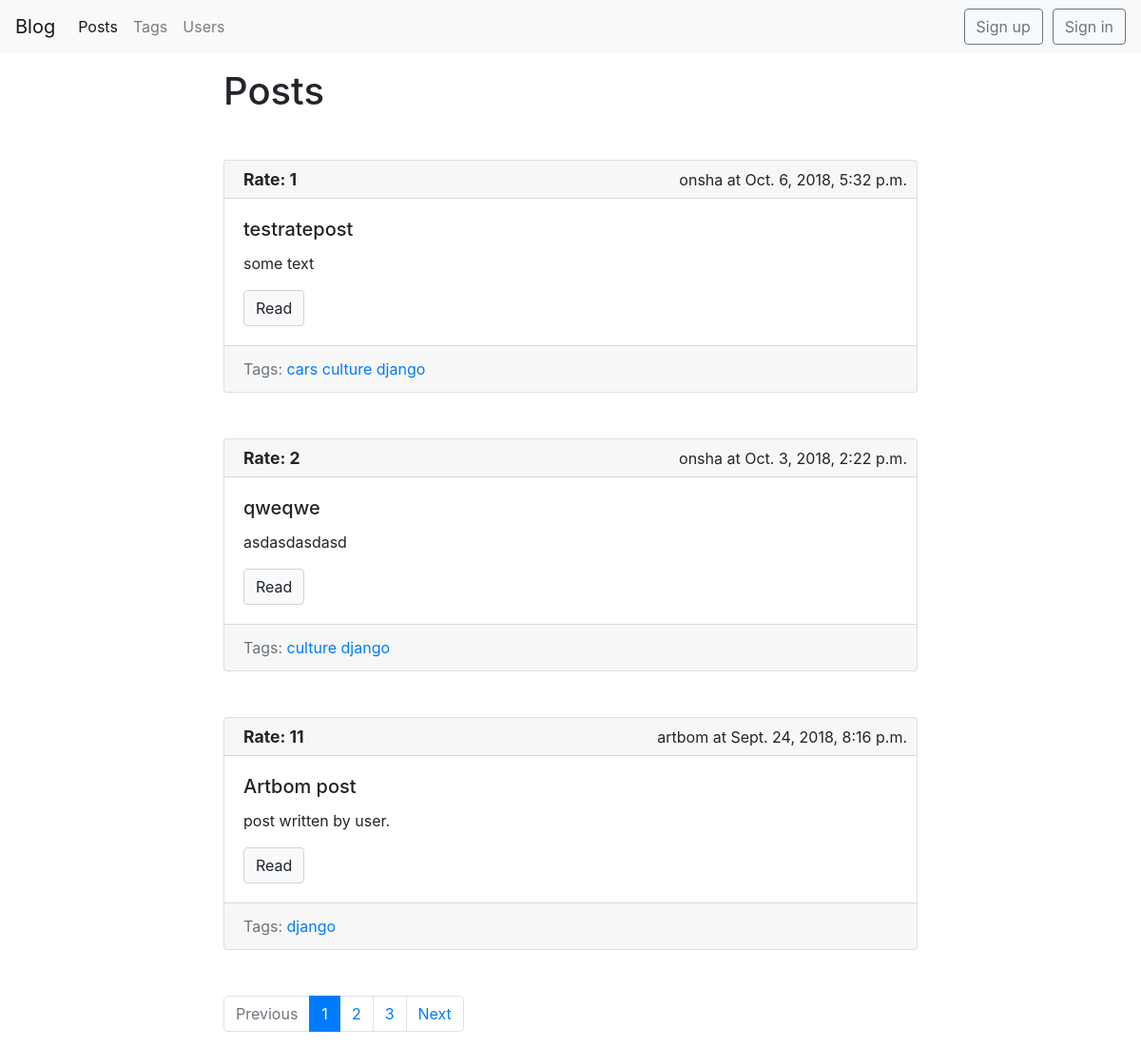
Screenshot of /blog/ with the database file from the repository.
### blog/models.py (models this page shows, shortened)
class Post(models.Model):
    title = models.CharField(max_length=150, db_index=True)
    slug = models.SlugField(max_length=150, unique=True, blank=True)
    body = models.TextField(blank=True, db_index=True)
    date_pub = models.DateTimeField(auto_now_add=True)
    tags = models.ManyToManyField('Tag', blank=True, related_name='posts')
    author = models.ForeignKey(BlogUser, on_delete=models.CASCADE, related_name='author', null=True, default=None)
    rating = models.IntegerField(default=0, blank=True)
    voted_users = models.ManyToManyField(BlogUser, blank=True, default=None, related_name='voted_users')
    def get_absolute_url(self):
        return reverse('post_detail_url', kwargs={'slug': self.slug})
    class Meta:
        ordering = ['-date_pub']

class Tag(models.Model):
    title = models.CharField(max_length=50)
    slug = models.SlugField(max_length=50, unique=True)
    def get_absolute_url(self):
        return reverse('tag_detail_url', kwargs={'slug': self.slug})
    class Meta:
        ordering = ['title']

### blog/views.py (the view)
# urls.py: path(r'', posts_list, name='posts_list_url'),
def posts_list(request):
    search_query = request.GET.get('search', '')
    page_number = request.GET.get('page', 1)
    if search_query:
        posts = Post.objects.filter(Q(title__icontains=search_query) | Q(body__icontains=search_query))
    else:
        posts = Post.objects.all()
    paginator = Paginator(posts, 3)
    page = paginator.get_page(page_number)
    prev_url = '?page={}'.format(page.previous_page_number()) if page.has_previous() else ''
    next_url = '?page={}'.format(page.next_page_number()) if page.has_next() else ''
    is_paginated = page.has_other_pages()
    context = {
        'page_object': page,
        'prev_url': prev_url,
        'next_url': next_url,
        'is_paginated': is_paginated
    }
    return render(request, 'blog/index.html', context=context)

### blog/models.py (called while the page is built)
    def __str__(self):
        return self.username

### blog/templates/blog/index.html (shortened to what this page needs)
{% extends 'blog/base_blog.html' %}
{% block content %}
<h1 class="mb-5">Posts</h1>
  {% for post in page_object.object_list %}
          {% include 'blog/includes/post_card_template.html' %}
  {% endfor %}
{% endblock %}

### blog/templates/blog/includes/post_card_template.html (shortened to what this page needs)
<div class="card mb-5">
    {% if post.author is not None %}
    <div class="card-header ">
        <div class="header-right">
            {{ post.author }} at {{ post.date_pub }}
        </div>
        <div class="header-left">
            <p class="font-weight-bold rate">Rate: {{ post.rating }}</p>
        </div>
    </div>
    {% endif %}
    <div class="card-body">
        <h5 class="card-title">{{ post.title }}</h5>
        <p class="card-text"> {{ post.body|truncatewords:50 }}</p>
        <a href="{{ post.get_absolute_url }}" class="btn btn-light">Read</a>
    </div>
    {% if post.tags.all %}
    <div class="card-footer text-muted">
        Tags:
        {% for tag in post.tags.all %}
        <a href="{{ tag.get_absolute_url }}"> {{ tag.title }}</a>
        {% endfor %}
    </div>
    {% endif %}
</div>

### static/css/styles.css (style rules this page uses)
.btn-light { border-color: #d1d4d6 !important; }
.header-right { width:50%; position:absolute; right:10px; align:right; text-align:right; margin-bottom: 8px; margin-top:-4px; }
.header-left { width:50%; position:absolute; left:0px; align:left; text-align:left; background-color:transparent; }
.rate { position:relative; left:20px; bottom:5px; font-size:110%; }
.card-header { height: 40px; }
.card { min-width: 100%; }

### rows the page displays
Post: author "onsha", date_pub "Oct. 6, 2018, 5:32 p.m.", rating "1", title "testratepost", body "some text"
Tag: title "cars"
Tag: title "culture"
Tag: title "django"
Post: author "onsha", date_pub "Oct. 3, 2018, 2:22 p.m.", rating "2", title "qweqwe", body "asdasdasdasd"
Post: author "artbom", date_pub "Sept. 24, 2018, 8:16 p.m.", rating "11", title "Artbom post", body "post written by user."

### other values shown
{{ n }} "1"
{{ n }} "2" "3"
